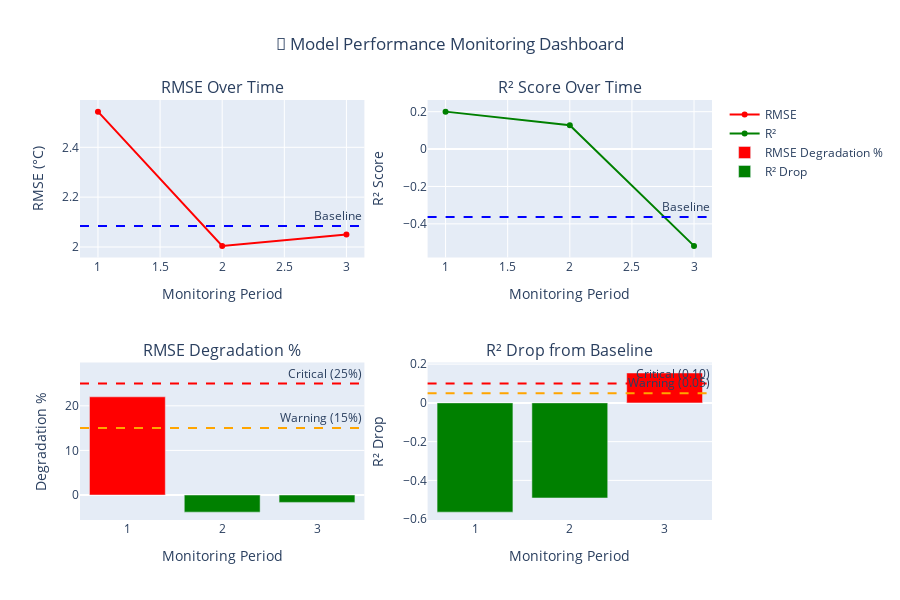

Notebook cell for this chart:
### Markdown cell above
## 5. Performance Monitoring Dashboard

### Code cell
# Create comprehensive monitoring dashboard
def create_monitoring_dashboard(monitoring_results, baseline_performance):
    """
    Create interactive monitoring dashboard with Plotly
    """
    # Extract data for plotting
    periods = [r['period'] for r in monitoring_results]
    rmse_values = [r['performance']['rmse'] for r in monitoring_results]
    r2_values = [r['performance']['r2'] for r in monitoring_results]
    rmse_degradation = [r['performance']['rmse_degradation_pct'] for r in monitoring_results]
    r2_drop = [r['performance']['r2_drop'] for r in monitoring_results]
    
    # Create subplots
    fig = make_subplots(
        rows=2, cols=2,
        subplot_titles=(
            "RMSE Over Time",
            "R² Score Over Time", 
            "RMSE Degradation %",
            "R² Drop from Baseline"
        ),
        specs=[[{"secondary_y": False}, {"secondary_y": False}],
               [{"secondary_y": False}, {"secondary_y": False}]]
    )
    
    # RMSE over time
    fig.add_trace(
        go.Scatter(x=periods, y=rmse_values, mode='lines+markers', name='RMSE',
                  line=dict(color='red', width=2), marker=dict(size=6)),
        row=1, col=1
    )
    # Baseline RMSE
    fig.add_hline(y=baseline_performance['rmse'], line_dash="dash", 
                  line_color="blue", annotation_text="Baseline", row=1, col=1)
    
    # R² over time
    fig.add_trace(
        go.Scatter(x=periods, y=r2_values, mode='lines+markers', name='R²',
                  line=dict(color='green', width=2), marker=dict(size=6)),
        row=1, col=2
    )
    # Baseline R²
    fig.add_hline(y=baseline_performance['r2'], line_dash="dash", 
                  line_color="blue", annotation_text="Baseline", row=1, col=2)
    
    # RMSE degradation
    colors = ['red' if x > 15 else 'orange' if x > 10 else 'green' for x in rmse_degradation]
    fig.add_trace(
        go.Bar(x=periods, y=rmse_degradation, name='RMSE Degradation %',
               marker_color=colors),
        row=2, col=1
    )
    # Warning threshold
    fig.add_hline(y=15, line_dash="dash", line_color="orange", 
                  annotation_text="Warning (15%)", row=2, col=1)
    fig.add_hline(y=25, line_dash="dash", line_color="red", 
                  annotation_text="Critical (25%)", row=2, col=1)
    
    # R² drop
    colors = ['red' if x > 0.10 else 'orange' if x > 0.05 else 'green' for x in r2_drop]
    fig.add_trace(
        go.Bar(x=periods, y=r2_drop, name='R² Drop',
               marker_color=colors),
        row=2, col=2
    )
    # Warning thresholds
    fig.add_hline(y=0.05, line_dash="dash", line_color="orange", 
                  annotation_text="Warning (0.05)", row=2, col=2)
    fig.add_hline(y=0.10, line_dash="dash", line_color="red", 
                  annotation_text="Critical (0.10)", row=2, col=2)
    
    # Update layout
    fig.update_layout(
        title_text="🔄 Model Performance Monitoring Dashboard",
        title_x=0.5,
        height=600,
        showlegend=True
    )
    
    # Update axis labels
    fig.update_xaxes(title_text="Monitoring Period", row=1, col=1)
    fig.update_xaxes(title_text="Monitoring Period", row=1, col=2)
    fig.update_xaxes(title_text="Monitoring Period", row=2, col=1)
    fig.update_xaxes(title_text="Monitoring Period", row=2, col=2)
    
    fig.update_yaxes(title_text="RMSE (°C)", row=1, col=1)
    fig.update_yaxes(title_text="R² Score", row=1, col=2)
    fig.update_yaxes(title_text="Degradation %", row=2, col=1)
    fig.update_yaxes(title_text="R² Drop", row=2, col=2)
    
    return fig

# Create and display dashboard
if monitoring_results:
    dashboard_fig = create_monitoring_dashboard(monitoring_results, baseline_perf)
    dashboard_fig.show()
    
    print("📊 Interactive monitoring dashboard created!")
    print("🎯 Key insights:")
    print(f"• Baseline RMSE: {baseline_perf['rmse']:.4f}°C")
    print(f"• Latest RMSE: {monitoring_results[-1]['performance']['rmse']:.4f}°C")
    print(f"• Performance trend: {'📈 Improving' if monitoring_results[-1]['performance']['rmse'] < baseline_perf['rmse'] else '📉 Degrading'}")
else:
    print("❌ No monitoring results available for dashboard creation")

### Figure 1 — Plotly figure (JSON) as saved in the notebook; plotly's stock layout.template omitted (floating-point values rounded to 4 significant figures)
{"data": [{"line": {"color": "red", "width": 2}, "marker": {"size": 6}, "mode": "lines+markers", "name": "RMSE", "type": "scatter", "x": [1, 2, 3], "xaxis": "x", "y": [2.543, 2.004, 2.05], "yaxis": "y"}, {"line": {"color": "green", "width": 2}, "marker": {"size": 6}, "mode": "lines+markers", "name": "R²", "type": "scatter", "x": [1, 2, 3], "xaxis": "x2", "y": [0.2003, 0.1273, -0.5178], "yaxis": "y2"}, {"marker": {"color": ["red", "green", "green"]}, "name": "RMSE Degradation %", "type": "bar", "x": [1, 2, 3], "xaxis": "x3", "y": [22.01, -3.835, -1.65], "yaxis": "y3"}, {"marker": {"color": ["green", "green", "red"]}, "name": "R² Drop", "type": "bar", "x": [1, 2, 3], "xaxis": "x4", "y": [-0.5638, -0.4908, 0.1543], "yaxis": "y4"}], "layout": {"annotations": [{"font": {"size": 16}, "showarrow": false, "text": "RMSE Over Time", "x": 0.225, "xanchor": "center", "xref": "paper", "y": 1, "yanchor": "bottom", "yref": "paper"}, {"font": {"size": 16}, "showarrow": false, "text": "R² Score Over Time", "x": 0.775, "xanchor": "center", "xref": "paper", "y": 1, "yanchor": "bottom", "yref": "paper"}, {"font": {"size": 16}, "showarrow": false, "text": "RMSE Degradation %", "x": 0.225, "xanchor": "center", "xref": "paper", "y": 0.375, "yanchor": "bottom", "yref": "paper"}, {"font": {"size": 16}, "showarrow": false, "text": "R² Drop from Baseline", "x": 0.775, "xanchor": "center", "xref": "paper", "y": 0.375, "yanchor": "bottom", "yref": "paper"}, {"showarrow": false, "text": "Baseline", "x": 1, "xanchor": "right", "xref": "x domain", "y": 2.084, "yanchor": "bottom", "yref": "y"}, {"showarrow": false, "text": "Baseline", "x": 1, "xanchor": "right", "xref": "x2 domain", "y": -0.3635, "yanchor": "bottom", "yref": "y2"}, {"showarrow": false, "text": "Warning (15%)", "x": 1, "xanchor": "right", "xref": "x3 domain", "y": 15, "yanchor": "bottom", "yref": "y3"}, {"showarrow": false, "text": "Critical (25%)", "x": 1, "xanchor": "right", "xref": "x3 domain", "y": 25, "yanchor": "bottom", "yref": "y3"}, {"showarrow": false, "text": "Warning (0.05)", "x": 1, "xanchor": "right", "xref": "x4 domain", "y": 0.05, "yanchor": "bottom", "yref": "y4"}, {"showarrow": false, "text": "Critical (0.10)", "x": 1, "xanchor": "right", "xref": "x4 domain", "y": 0.1, "yanchor": "bottom", "yref": "y4"}], "height": 600, "shapes": [{"line": {"color": "blue", "dash": "dash"}, "type": "line", "x0": 0, "x1": 1, "xref": "x domain", "y0": 2.084, "y1": 2.084, "yref": "y"}, {"line": {"color": "blue", "dash": "dash"}, "type": "line", "x0": 0, "x1": 1, "xref": "x2 domain", "y0": -0.3635, "y1": -0.3635, "yref": "y2"}, {"line": {"color": "orange", "dash": "dash"}, "type": "line", "x0": 0, "x1": 1, "xref": "x3 domain", "y0": 15, "y1": 15, "yref": "y3"}, {"line": {"color": "red", "dash": "dash"}, "type": "line", "x0": 0, "x1": 1, "xref": "x3 domain", "y0": 25, "y1": 25, "yref": "y3"}, {"line": {"color": "orange", "dash": "dash"}, "type": "line", "x0": 0, "x1": 1, "xref": "x4 domain", "y0": 0.05, "y1": 0.05, "yref": "y4"}, {"line": {"color": "red", "dash": "dash"}, "type": "line", "x0": 0, "x1": 1, "xref": "x4 domain", "y0": 0.1, "y1": 0.1, "yref": "y4"}], "showlegend": true, "title": {"text": "🔄 Model Performance Monitoring Dashboard", "x": 0.5}, "xaxis": {"anchor": "y", "domain": [0, 0.45], "title": {"text": "Monitoring Period"}}, "xaxis2": {"anchor": "y2", "domain": [0.55, 1], "title": {"text": "Monitoring Period"}}, "xaxis3": {"anchor": "y3", "domain": [0, 0.45], "title": {"text": "Monitoring Period"}}, "xaxis4": {"anchor": "y4", "domain": [0.55, 1], "title": {"text": "Monitoring Period"}}, "yaxis": {"anchor": "x", "domain": [0.625, 1], "title": {"text": "RMSE (°C)"}}, "yaxis2": {"anchor": "x2", "domain": [0.625, 1], "title": {"text": "R² Score"}}, "yaxis3": {"anchor": "x3", "domain": [0, 0.375], "title": {"text": "Degradation %"}}, "yaxis4": {"anchor": "x4", "domain": [0, 0.375], "title": {"text": "R² Drop"}}}}
